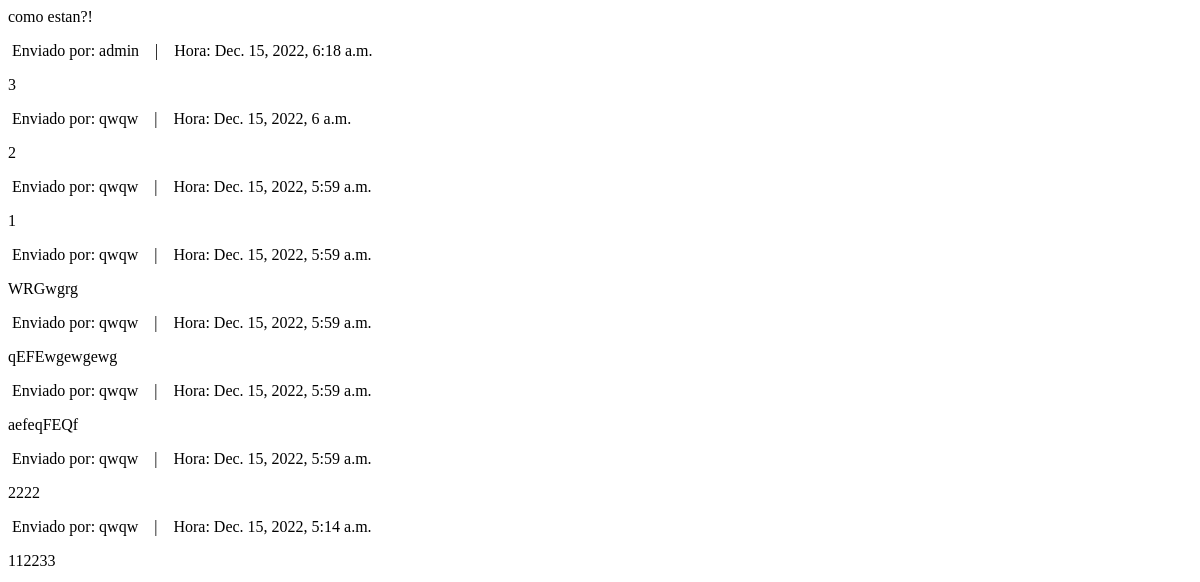
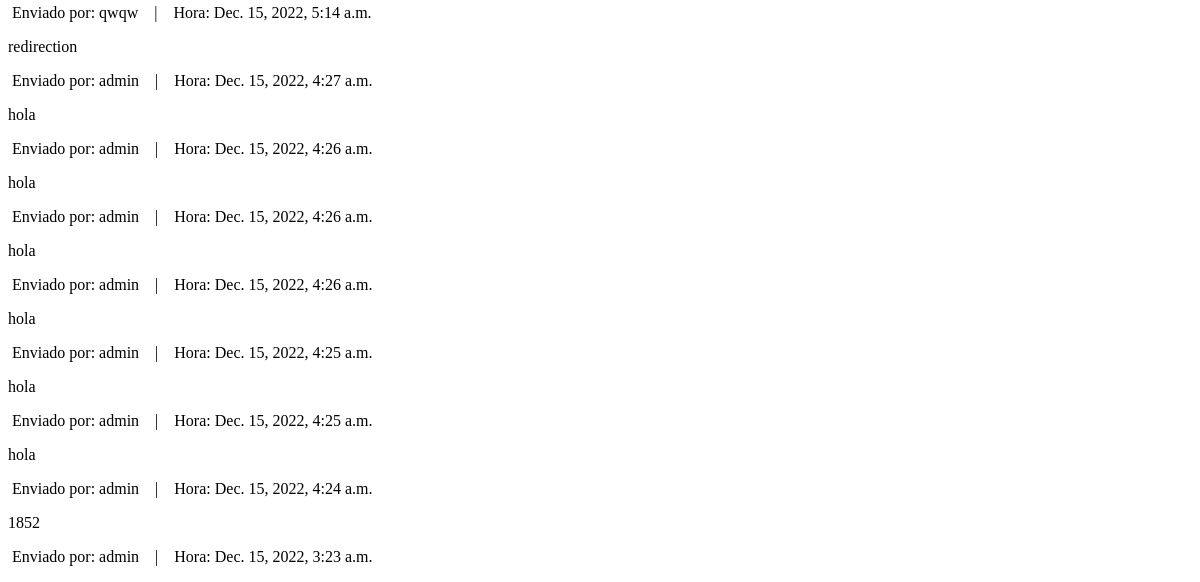
Page /accounts/msgs/msgs/div/ (signed in) on the earlier database version (2 pictures, top to bottom).
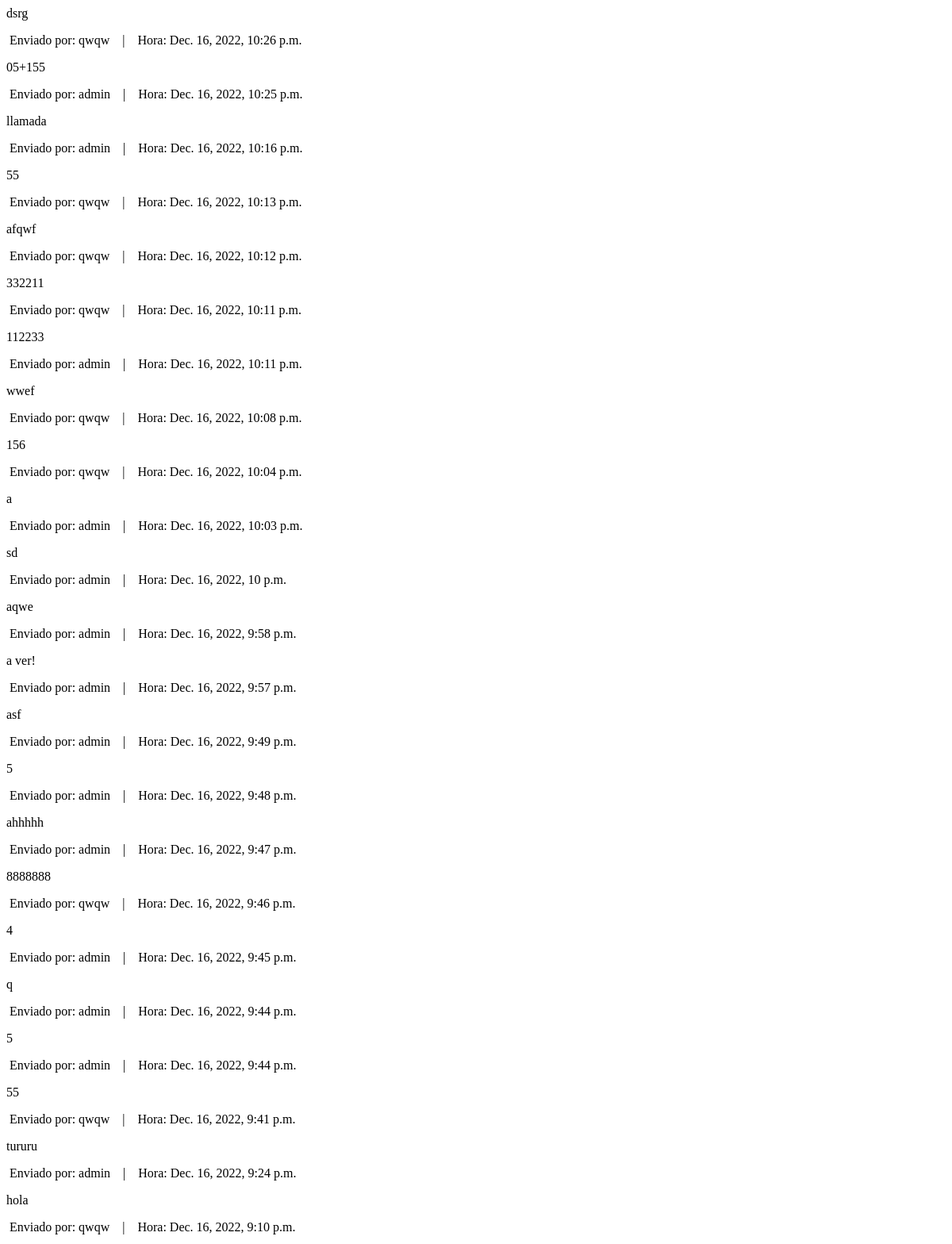
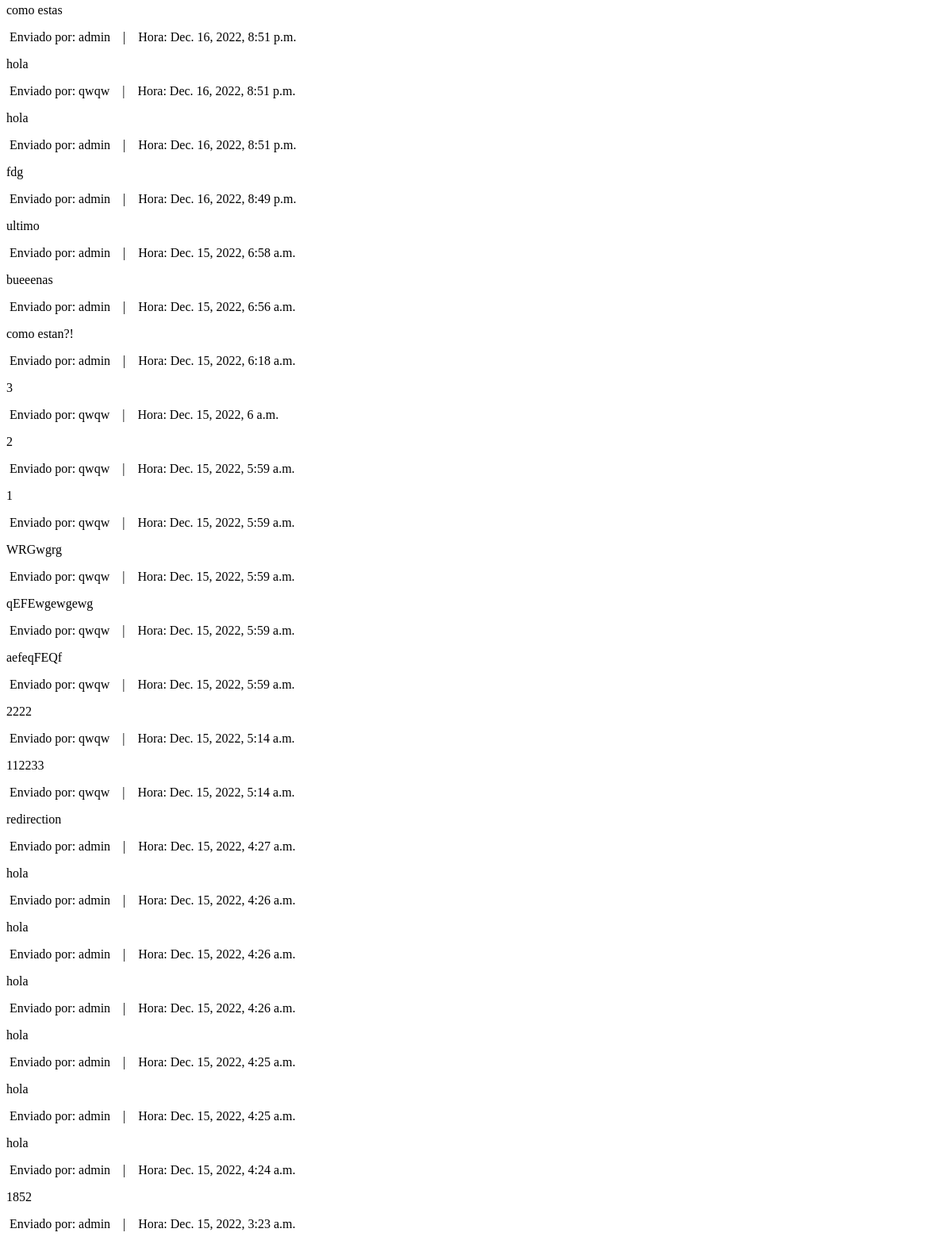
Same page on the later database version (2 pictures, top to bottom).
### msgs/models.py (models this page shows)
class Msg(models.Model):
    msg_send = models.CharField(max_length=240)
    sender = models.ForeignKey(User, on_delete=models.CASCADE)
    create_date = models.DateTimeField(auto_now_add=True, blank=True, null=True)

### msgs/views.py (the view)
# urls.py: path('msgs/div/', views.show_div, name='div'),
@login_required(login_url='/login')
def show_div(request):
    msg = Msg.objects.order_by('-create_date')
    return render(request, 'msgs/div.html', {'msg': msg})

### msgs/templates/msgs/div.html (shortened to what this page needs)
{% if msg %}
{% for msgs in msg %}
    <div class="col-md-12 border-bottom">
        <p>{{ msgs.msg_send}}</p>
        <p class="text-muted mt-0">&nbsp;Enviado por: {{ msgs.sender}} &nbsp;&nbsp; | &nbsp;&nbsp; Hora: {{ msgs.create_date }}</p>
    </div>
{% endfor %}
{% endif %}

Differences in the rows shown:
added Msg: msg_send "dsrg", sender "qwqw", create_date "Dec. 16, 2022, 10:26 p.m."
added Msg: msg_send "05+155", sender "admin", create_date "Dec. 16, 2022, 10:25 p.m."
added Msg: msg_send "llamada", sender "admin", create_date "Dec. 16, 2022, 10:16 p.m."
added Msg: msg_send "55", sender "qwqw", create_date "Dec. 16, 2022, 10:13 p.m."
added Msg: msg_send "afqwf", sender "qwqw", create_date "Dec. 16, 2022, 10:12 p.m."
added Msg: msg_send "332211", sender "qwqw", create_date "Dec. 16, 2022, 10:11 p.m."
added Msg: msg_send "112233", sender "admin", create_date "Dec. 16, 2022, 10:11 p.m."
added Msg: msg_send "wwef", sender "qwqw", create_date "Dec. 16, 2022, 10:08 p.m."
added Msg: msg_send "156", sender "qwqw", create_date "Dec. 16, 2022, 10:04 p.m."
added Msg: msg_send "a", sender "admin", create_date "Dec. 16, 2022, 10:03 p.m."
added Msg: msg_send "sd", sender "admin", create_date "Dec. 16, 2022, 10 p.m."
added Msg: msg_send "aqwe", sender "admin", create_date "Dec. 16, 2022, 9:58 p.m."
added Msg: msg_send "a ver!", sender "admin", create_date "Dec. 16, 2022, 9:57 p.m."
added Msg: msg_send "asf", sender "admin", create_date "Dec. 16, 2022, 9:49 p.m."
added Msg: msg_send "5", sender "admin", create_date "Dec. 16, 2022, 9:48 p.m."
added Msg: msg_send "ahhhhh", sender "admin", create_date "Dec. 16, 2022, 9:47 p.m."
added Msg: msg_send "8888888", sender "qwqw", create_date "Dec. 16, 2022, 9:46 p.m."
added Msg: msg_send "4", sender "admin", create_date "Dec. 16, 2022, 9:45 p.m."
added Msg: msg_send "q", sender "admin", create_date "Dec. 16, 2022, 9:44 p.m."
added Msg: msg_send "5", sender "admin", create_date "Dec. 16, 2022, 9:44 p.m."
added Msg: msg_send "55", sender "qwqw", create_date "Dec. 16, 2022, 9:41 p.m."
added Msg: msg_send "tururu", sender "admin", create_date "Dec. 16, 2022, 9:24 p.m."
added Msg: msg_send "hola", sender "qwqw", create_date "Dec. 16, 2022, 9:10 p.m."
added Msg: msg_send "como estas", sender "admin", create_date "Dec. 16, 2022, 8:51 p.m."
added Msg: msg_send "hola", sender "qwqw", create_date "Dec. 16, 2022, 8:51 p.m."
added Msg: msg_send "hola", sender "admin", create_date "Dec. 16, 2022, 8:51 p.m."
added Msg: msg_send "fdg", sender "admin", create_date "Dec. 16, 2022, 8:49 p.m."
added Msg: msg_send "ultimo", sender "admin", create_date "Dec. 15, 2022, 6:58 a.m."
added Msg: msg_send "bueeenas", sender "admin", create_date "Dec. 15, 2022, 6:56 a.m."
